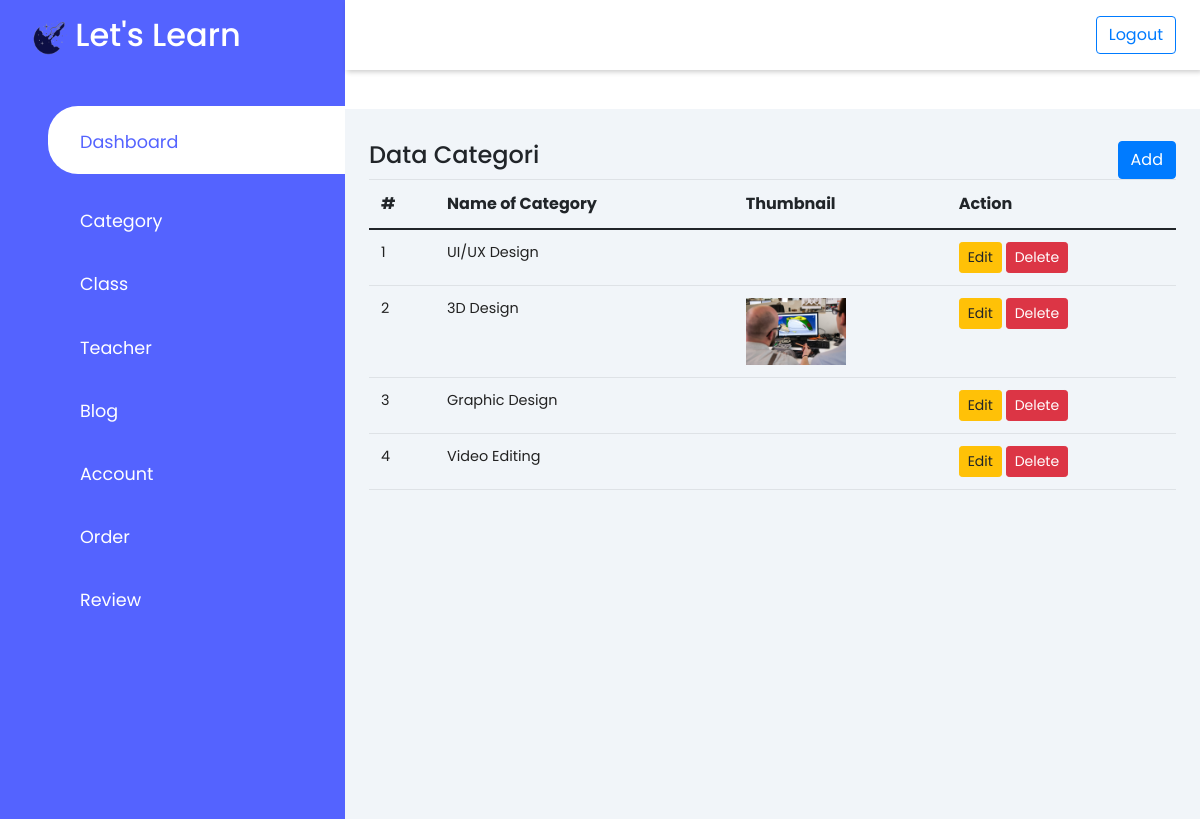
The app's page /back/index.php?page=kategori with its own data.
### tables this page shows
CREATE TABLE `kategori` (
  `id_kategori` int(11) NOT NULL,
  `kategori` text NOT NULL,
  `thumbnail` varchar(255) NOT NULL
);

### back/kategori/index.php (the view)
<div class="row">
    <div class="col-md-12">
        <div class="d-flex justify-content-between">
            <h4>Data Categori</h4>
            <a href="index.php?page=kategori_create" class="btn btn-primary">Add</a>
        </div>
        <div class="table-responsive">
            <table class="table">
                <thead>
                    <tr>
                        <th>#</th>
                        <th>Name of Category</th>
                        <th>Thumbnail</th>
                        <th>Action</th>
                    </tr>
                </thead>
                <tbody>
                    <?php
                    $query = mysqli_query($koneksi, "SELECT * FROM kategori");
                    $no = 1;
                    foreach($query as $data){
                    ?>
                    <tr>
                        <td><?= $no++ ?></td>
                        <td><?= $data['kategori'] ?></td>
                        <td><img src="../aset/img/kategori/<?= $data['thumbnail'] ?>" class="img-fluid img-thumbs" width="100" alt=""></td>
                        <td>
                            <div class="btn-group">
                                <a href="index.php?page=kategori_edit&id=<?= $data['id_kategori']?>" class="btn btn-sm btn-warning">Edit</a>
                            </div>
                            <a href="index.php?page=kategori_delete&id=<?= $data['id_kategori'] ?>" class="btn btn-sm btn-danger" onclick="return confirm('Apakah anda yakin?')">Delete</a>
                        </td>
                    </tr>
                    <?php
                    }
                    ?>
                </tbody>
            </table>
        </div>
    </div>
</div>

### aset/css/style.css (style rules this page uses)
:root { --main-color:#5463ff; --color-dark:#2537ff; --text-grey: #8390A2; }
* { padding: 0; margin: 0; box-sizing: border-box; list-style-type: none; text-decoration: none; font-family: 'Poppins', sans-serif; }
table { border-collapse: collapse; }
thead tr { border-top: 1px solid #f0f0f0; border-bottom: 2px solid #f0f0f0; }
td { padding: .5rem 1rem; font-size: .9rem; color: #222; }
.table-responsive { width: 100%; overflow-x: auto; }

### records on screen
kategori: kategori "UI/UX Design"
kategori: kategori "3D Design", thumbnail (picture)
kategori: kategori "Graphic Design"
kategori: kategori "Video Editing"
